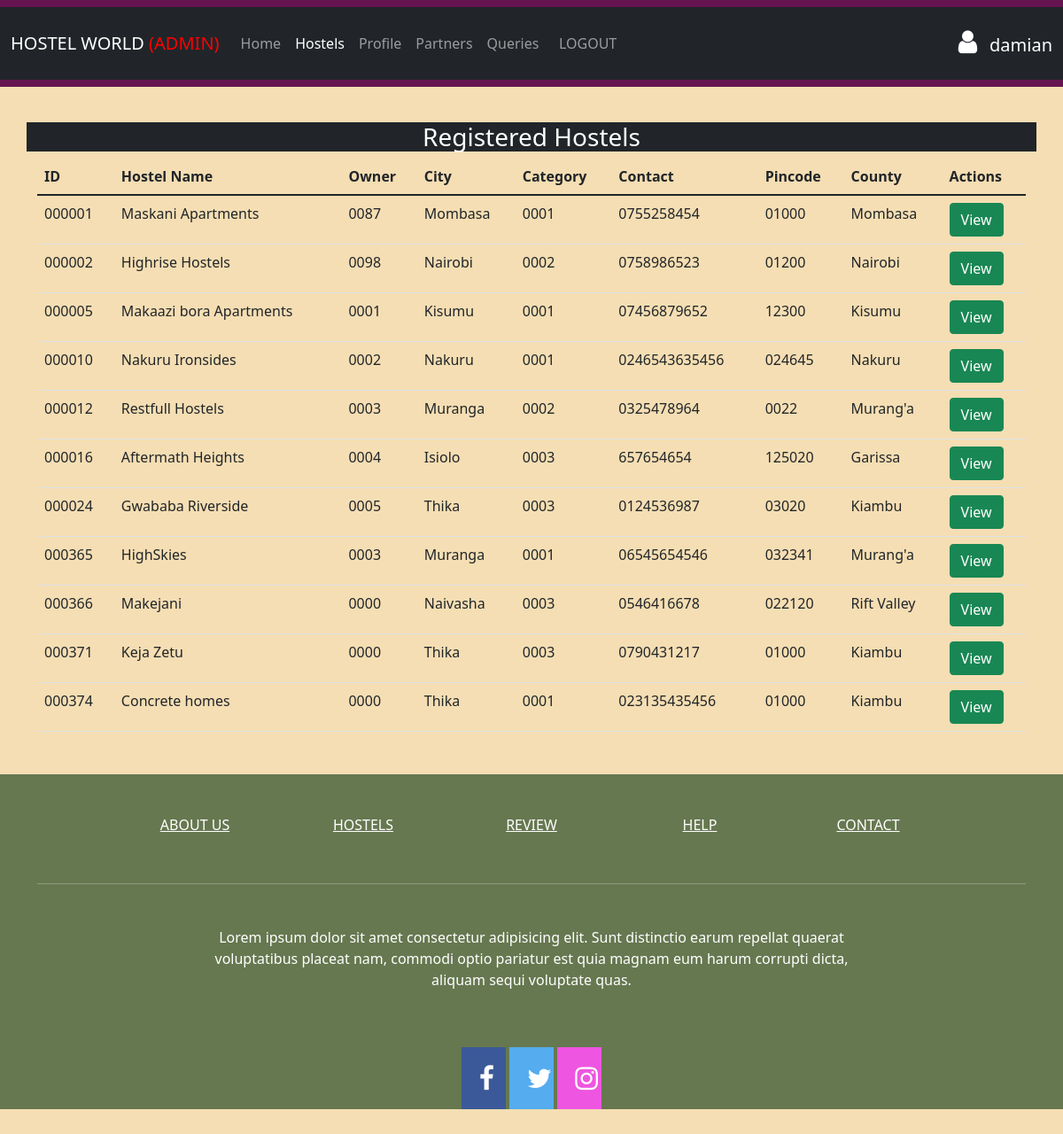
/supervisor/hostels.php (signed in), run on the app's committed database.
### tables this page shows
CREATE TABLE IF NOT EXISTS `hostels` (
  `hostel_id` int(6) UNSIGNED ZEROFILL NOT NULL,
  `hostel_name` varchar(128) NOT NULL,
  `owner_id` int(4) UNSIGNED ZEROFILL DEFAULT NULL,
  `city` varchar(64) DEFAULT NULL,
  `category_id` int(4) UNSIGNED ZEROFILL DEFAULT NULL,
  `contact_no` varchar(64) DEFAULT NULL,
  `pincode` varchar(32) DEFAULT NULL,
  `seat_availability` varchar(64) DEFAULT NULL,
  `county` varchar(64) DEFAULT NULL,
  `charge_triple` float(10,2) DEFAULT NULL,
  `charge_single` float(10,2) DEFAULT NULL,
  `charge_double` float(10,2) DEFAULT NULL,
  `cap_single` int(11) DEFAULT NULL,
  `cap_double` int(11) DEFAULT NULL,
  `cap_triple` int(11) DEFAULT NULL
);

### supervisor/hostels.php (the view, shortened to what this page needs)
<?php
include_once("../connection.php");
$login = $_SESSION['loggin'];
?>
<!doctype html>
<html lang="en">
<head>
    <link href="https://cdn.jsdelivr.net/npm/bootstrap@5.1.3/dist/css/bootstrap.min.css" rel="stylesheet">
    <link rel="stylesheet" href="https://cdnjs.cloudflare.com/ajax/libs/font-awesome/4.7.0/css/font-awesome.min.css">
    <link rel="stylesheet" href="../style.css">
    <link rel="stylesheet" href="sweetalert2.min.css">
</head>
<body>
    <?php if (isset($_SESSION['success'])) : ?>
        <div class="error success">
            <h3>
            </h3>
        </div>
    <?php endif ?>
    <div class="navigation">
        <nav class="navbar fixed-top navbar-expand-lg navbar-dark navigations">
            <div class="container-fluid bg-dark">
                <a class="navbar-brand" href="/project/index.php">
                    HOSTEL WORLD
                    <span style="color:red;">(ADMIN)</span>
                </a>
                <div class="collapse navbar-collapse" id="navbarSupportedContent">
                    <ul class="navbar-nav me-auto mb-2 mb-lg-0">
                        <li class="nav-item">
                            <a class="nav-link" aria-current="page" href="dashboard.php">Home</a>
                        </li>
                        <li class="nav-item">
                            <a class="nav-link active" href="hostels.php">Hostels</a>
                        </li>
                        <li class="nav-item">
                            <a class="nav-link" href="profile.php">Profile</a>
                        </li>
                        <li class="nav-item">
                            <a class="nav-link" href="partners.php">Partners</a>
                        </li>
                        <li class="nav-item">
                            <a class="nav-link" href="queries.php">Queries</a>
                        </li>
                        <?php
                        if ($login) : ?>"</li>
                        <li class='nav-item'>
                            <a class='nav-link' href="index.php?logout='1'">LOGOUT</a>
                        </li>
                    <?php endif; ?>
                    </ul>
                    <div class="d-flex">
                        <?php if (isset($_SESSION['username'])) : ?>
                            <p>
                            <div class="d-flex">
                                <h5 class="mt-1 mr-2 text-white" type="submit">
                                    <i class="fa fa-user text-white"></i>
                                    <?php echo $_SESSION['username']; ?>
                                </h5>
                            </div>
                            </p>
                        <?php endif ?>
                    </div>
                </div>
            </div>
        </nav>
    </div>
    <br>
    <br>
    <br>
    <br>
    <div class="container bg-dark text-white text-center">
        <h3>Registered Hostels</h3>
    </div>
    <div class="container">
        <table class="table table-hover">
            <thead>
                <tr>
                    <th scope="col">ID</th>
                    <th scope="col">Hostel Name</th>
                    <th scope="col">Owner</th>
                    <th scope="col">City</th>
                    <th scope="col">Category</th>
                    <th scope="col">Contact</th>
                    <th scope="col">Pincode</th>
                    <th scope="col">County</th>
                    <th scope="col">Actions</th>
                </tr>
            </thead>
            <tbody>
                <?php
                $query = "select * from hostels;";
                $data = mysqli_query($conn, $query);
                $total = mysqli_num_rows($data);
                if ($total != 0) {
                    while ($result = mysqli_fetch_assoc($data)) {
                        $id = $result['hostel_id'];
                        echo "
                            <tr>
                            <td>" . $id . "</td>
                            <td>" . $result['hostel_name'] . "</td>
                            <td>" . $result['owner_id'] . "</td>
                            <td>" . $result['city'] . "</td>
                            <td>" . $result['category_id'] . "</td>
                            <td>" . $result['contact_no'] . "</td>
                            <td>" . $result['pincode'] . "</td>
                            <td>" . $result['county'] . "</td>
                            <td>
                            <button type='button' id='$id' class='btn btn-success replyBtn'>View</button>
                            </td>
                            </tr>";
                    }
                }
                ?>
            </tbody>
        </table>
    </div>
    <div class="footer">
        <footer class="text-center text-white" style="background-color:rgb(102 120 80) ;">
            <div class="container">
                <section class="mt-5">
                    <div class="row text-center d-flex justify-content-center pt-5">
                        <div class="col-md-2">
                            <h6 class="text-uppercase font-weight-bold">
                                <a href="/project/about.php" class="text-white">About us</a>
                            </h6>
                        </div>
                        <div class="col-md-2">
                            <h6 class="text-uppercase font-weight-bold">
                                <a href="/project/hostels.php" class="text-white">Hostels</a>
                            </h6>
                        </div>
                        <div class="col-md-2">
                            <h6 class="text-uppercase font-weight-bold">
                                <a href="#!" class="text-white">Review</a>
                            </h6>
                        </div>
                        <div class="col-md-2">
                            <h6 class="text-uppercase font-weight-bold">
                                <a href="/project/contact.php" class="text-white">Help</a>
                            </h6>
                        </div>
                        <div class="col-md-2">
                            <h6 class="text-uppercase font-weight-bold">
                                <a href="/project/contact.php" class="text-white">Contact</a>
                            </h6>
                        </div>
                    </div>
                </section>
                <hr class="my-5" />
                <section class="mb-5">
                    <div class="row d-flex justify-content-center">
                        <div class="col-lg-8">
                            <p>
                                Lorem ipsum dolor sit amet consectetur adipisicing elit. Sunt distinctio earum repellat
                                quaerat voluptatibus placeat nam, commodi optio pariatur est quia magnam eum harum
                                corrupti dicta, aliquam sequi voluptate quas.
                            </p>
                        </div>
                    </div>
                </section>
                <section class="text-center mb-5">
                    <a href="#" class="fa fa-facebook"></a>
                    <a href="#" class="fa fa-twitter"></a>
                    <a href="#" class="fa fa-instagram"></a>
                </section>
            </div>
        </footer>
    </div>
</body>
</html>

### style.css (style rules this page uses)
body { background-color: wheat; }
.navigations { background-color: rgb(102 20 80); }
.fa-facebook { background: #3B5998; color: white; }
.fa-twitter { background: #55ACEE; color: white; }
.fa-instagram { background: #ee55e1; color: white; }
.fa { padding: 20px; font-size: 30px; width: 50px; text-align: center; text-decoration: none; }
.footer { background-color: rgb(102 20 80); background-repeat: no-repeat; background-size: cover; }

### data on the page
hostels: hostel_id "000001", hostel_name "Maskani Apartments", owner "0087", city "Mombasa", category "0001", contact_no "0755258454", pincode "01000", county "Mombasa"
hostels: hostel_id "000002", hostel_name "Highrise Hostels", owner "0098", city "Nairobi", category "0002", contact_no "0758986523", pincode "01200", county "Nairobi"
hostels: hostel_id "000005", hostel_name "Makaazi bora Apartments", owner "0001", city "Kisumu", category "0001", contact_no "07456879652", pincode "12300", county "Kisumu"
hostels: hostel_id "000010", hostel_name "Nakuru Ironsides", owner "0002", city "Nakuru", category "0001", contact_no "0246543635456", pincode "024645", county "Nakuru"
hostels: hostel_id "000012", hostel_name "Restfull Hostels", owner "0003", city "Muranga", category "0002", contact_no "0325478964", pincode "0022", county "Murang'a"
hostels: hostel_id "000016", hostel_name "Aftermath Heights", owner "0004", city "Isiolo", category "0003", contact_no "657654654", pincode "125020", county "Garissa"
hostels: hostel_id "000024", hostel_name "Gwababa Riverside", owner "0005", city "Thika", category "0003", contact_no "0124536987", pincode "03020", county "Kiambu"
hostels: hostel_id "000365", hostel_name "HighSkies", owner "0003", city "Muranga", category "0001", contact_no "06545654546", pincode "032341", county "Murang'a"
hostels: hostel_id "000366", hostel_name "Makejani", owner "0000", city "Naivasha", category "0003", contact_no "0546416678", pincode "022120", county "Rift Valley"
hostels: hostel_id "000371", hostel_name "Keja Zetu", owner "0000", city "Thika", category "0003", contact_no "0790431217", pincode "01000", county "Kiambu"
hostels: hostel_id "000374", hostel_name "Concrete homes", owner "0000", city "Thika", category "0001", contact_no "023135435456", pincode "01000", county "Kiambu"

### other printed values
$_SESSION['username'] "damian"
